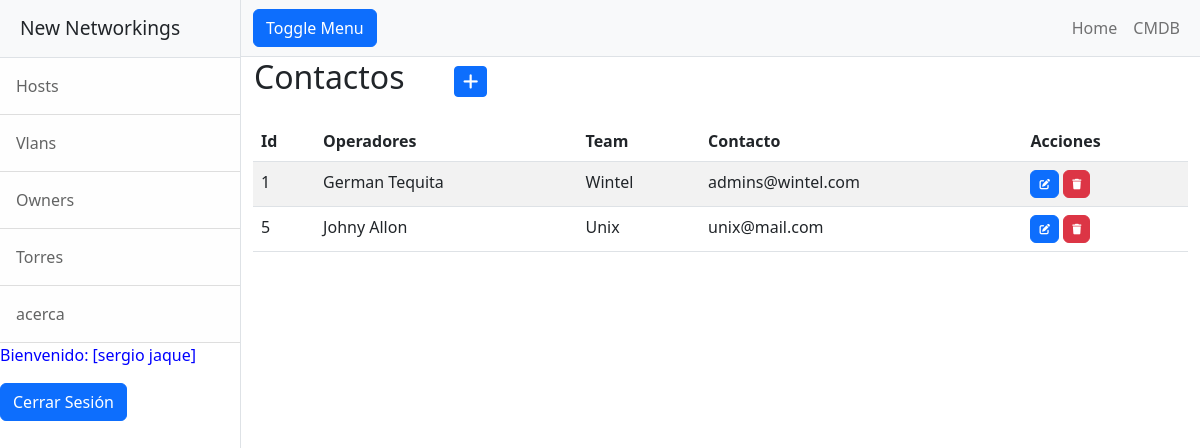
The page /torresops/ (signed in) on the database as committed earlier.
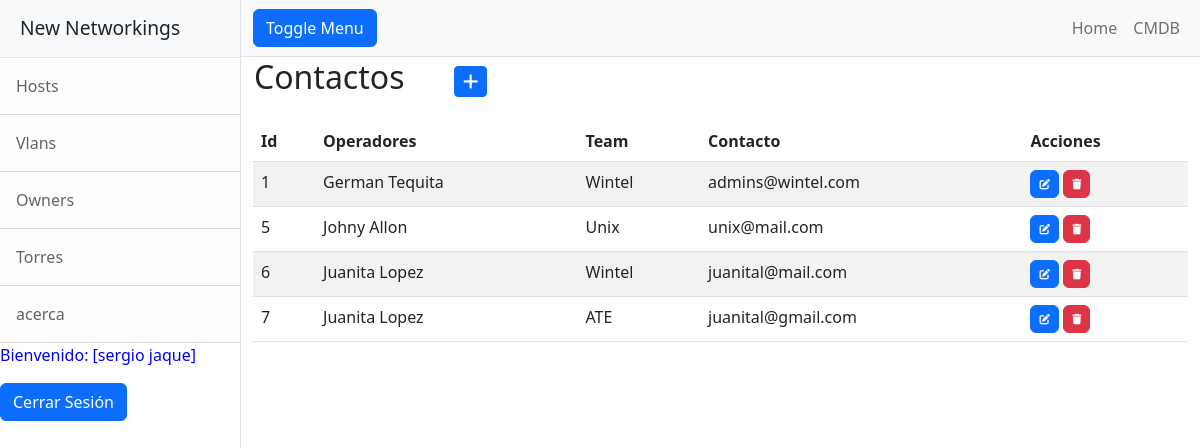
The same page on the database as committed later.
### entidades/models.py (models this page shows, shortened)
class TorresOps(models.Model):
    operadores = models.CharField(max_length=60)
    team = models.CharField(max_length=60)
    contacto = models.CharField(max_length=60)

### entidades/views.py (the view)
# urls.py: path('torresops/', TorresOpsList.as_view(), name="torresops"),
class TorresOpsList(LoginRequiredMixin, ListView):
    model = TorresOps

### entidades/templates/entidades/torresops_list.html (shortened to what this page needs)
{% extends "entidades/index.html" %}
{% block titulo %}
 <table>
    <tr>
        <td width="200"><h2>Contactos</h2></td>
        <td>
            <a
            href="{% url 'torresopsCreate' %}"
            class="btn btn-primary btn-sm"
            >
            </a>
        </td>
    </tr>
</table>
{% endblock titulo %}
{% block contenido %}
<table class="table table-striped">
    <thead>
        <tr>
            <th>Id</th>
            <th>Operadores</th>
            <th>Team</th>
            <th>Contacto</th>
            <th>Acciones</th>
        </tr>
    </thead>
    <tbody>
    {% for e in torresops_list  %}
        <tr>
            <td>{{ e.id }}</td>
            <td>{{ e.operadores }}</td>
            <td>{{ e.team }}</td>
            <td>{{ e.contacto }}</td>
            <td>
                <a
                  href="{% url 'torresopsUpdate' e.id %}"
                  class="btn btn-primary"
                  style="--bs-btn-padding-y: .25rem; --bs-btn-padding-x: .5rem; --bs-btn-font-size: .75rem;"
                  >
                </a>
                <a
                  href="{% url 'torresopsDelete' e.id %}"
                  class="btn btn-danger"
                  style="--bs-btn-padding-y: .25rem; --bs-btn-padding-x: .5rem; --bs-btn-font-size: .75rem;"
                  >
                </a>
            </td>
        </tr>
    {% endfor %}
    </tbody>
</table>
{% endblock contenido %}

### entidades/templates/entidades/index.html (shortened to what this page needs)
<!DOCTYPE html>
<html lang="en">
    <head>
        {% load static %}
        <link href="{% static 'css/styles.css' %}" rel="stylesheet" />
        <link rel="stylesheet" href="https://cdnjs.cloudflare.com/ajax/libs/font-awesome/6.4.0/css/all.min.css">
    </head>
    <body>
        <div class="d-flex" id="wrapper">
            <div class="border-end bg-white" id="sidebar-wrapper">
                <div class="sidebar-heading border-bottom bg-light">New Networkings</div>
                <div class="list-group list-group-flush">
            {% if user.is_authenticated %}
                    <a class="list-group-item list-group-item-action list-group-item-light p-3" href="{% url 'hosts' %}">Hosts</a>
                    <a class="list-group-item list-group-item-action list-group-item-light p-3" href="{% url 'vlans' %}">Vlans</a>
                    <a class="list-group-item list-group-item-action list-group-item-light p-3" href="{% url 'owners' %}">Owners</a>
                    <a class="list-group-item list-group-item-action list-group-item-light p-3" href="{% url 'torresops' %}">Torres</a>
                    <a class="list-group-item list-group-item-action list-group-item-light p-3" href="{% url 'acerca' %}">acerca</a>
                    <p style="color:blue">Bienvenido: [{{user.first_name}} {{user.last_name}}]</p>
                    <form method="post" action="{% url 'logout' %}">
                        <button class="btn btn-primary" type="submit">Cerrar Sesión</button>
                    </form>
            {% else %}
                    <a class="btn btn-primary" href="{% url 'login' %}">Iniciar sesion</a>
                    <a class="btn btn-primary" href="{% url 'registro' %}">Registrarse</a>
            {% endif %}
                </div>
            </div>
            <div id="page-content-wrapper">
                <nav class="navbar navbar-expand-lg navbar-light bg-light border-bottom">
                    <div class="container-fluid">
                        <button class="btn btn-primary" id="sidebarToggle">Toggle Menu</button>
                        <div class="collapse navbar-collapse" id="navbarSupportedContent">
                            <ul class="navbar-nav ms-auto mt-2 mt-lg-0">
                                <li class="nav-item active"><a class="nav-link" href="{% url 'home' %}">Home</a></li>
                                <li class="nav-item"><a class="nav-link" href="#!">CMDB</a></li>
                            </ul>
                        </div>
                    </div>
                </nav>
                <div class="container-fluid">
                    {% block titulo %}{% endblock titulo %}
                    {% block contenido %}
                    {% endblock contenido %}
                </div>
            </div>
        </div>
    </body>
</html>

Rows that differ between the two databases and show on the page:
added TorresOps: id "6", operadores "Juanita Lopez", team "Wintel", contacto "juanital@mail.com"
added TorresOps: id "7", operadores "Juanita Lopez", team "ATE", contacto "juanital@gmail.com"
